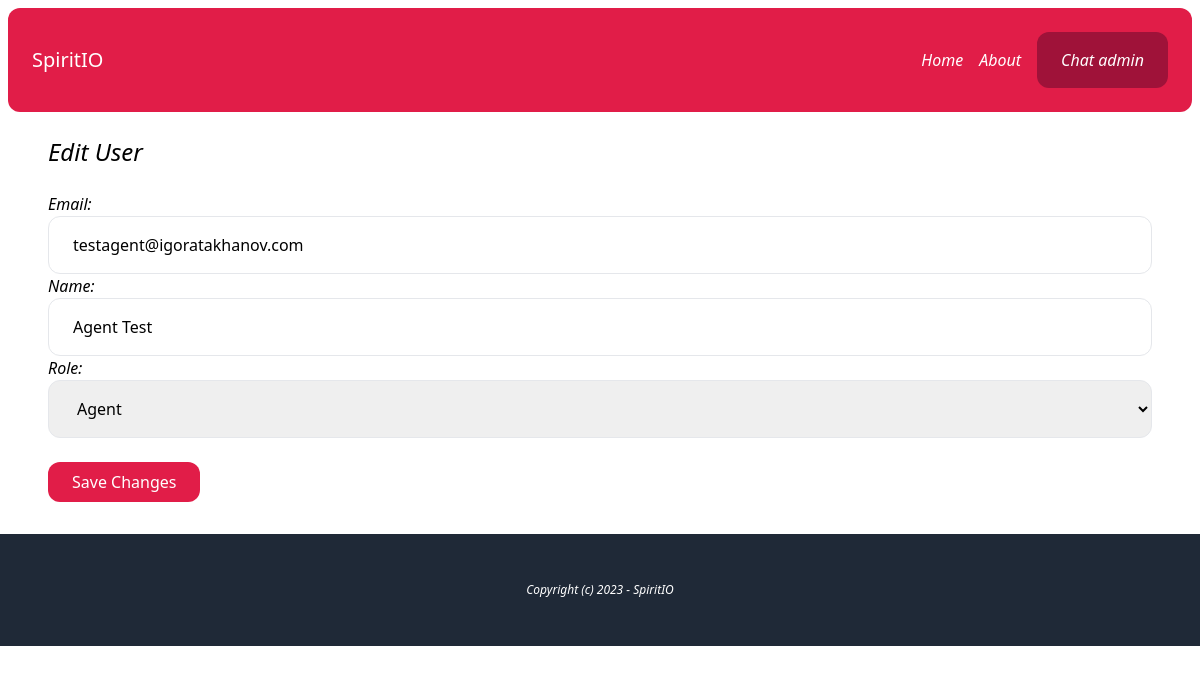
The page /chat-admin/users/3aa69f37-4029-4b41-a8d6-6b0697b27816/edit/ (signed in) on the database its author committed.
### account/models.py (models this page shows)
class User(AbstractBaseUser, PermissionsMixin):
    AGENT = 'agent'
    MANAGER = 'manager'
    ROLES_CHOICES = (
        (AGENT, 'Agent'),
        (MANAGER, 'Manager'),
    )
    id = models.UUIDField(primary_key=True, default=uuid.uuid4, editable=False)
    email = models.EmailField(unique=True)
    name = models.CharField(max_length=255, blank=True, default='')
    role = models.CharField(max_length=20, choices=ROLES_CHOICES, default=AGENT)
    is_active = models.BooleanField(default=True)
    is_superuser = models.BooleanField(default=False)
    is_staff = models.BooleanField(default=False)
    date_joined = models.DateTimeField(default=timezone.now)
    last_login = models.DateTimeField(blank=True, null=True)
    objects = CustomUserManager()
    USERNAME_FIELD = 'email'
    EMAIL_FIELD = 'email'
    REQUIRED_FIELDS = ['name']

### chat/views.py (the view)
@login_required
def edit_user(request, uuid):
    if request.user.has_perm('user.edit_user'):
        user = User.objects.get(pk=uuid)
        if request.method == 'POST':
            form = EditUserForm(request.POST, instance=user)
            if form.is_valid():
                form.save()
                messages.success(request, 'The user was edited')
                return redirect('/chat-admin/')
        else:
            form = EditUserForm(instance=user)
        return render(request, 'chat/edit_user.html', {
            'user': user,
            'form': form,
        })
    else:
        messages.error(request, 'You don\'t have access to add users')
        return redirect('/chat-admin/')

### account/forms.py
class EditUserForm(forms.ModelForm):
    class Meta:
        model = User
        fields = ('email', 'name', 'role',)
        widgets = {
            'email': forms.TextInput(attrs={
                'class': 'w-full py-4 px-6 rounded-xl border'
            }),
            'name': forms.TextInput(attrs={
                'class': 'w-full py-4 px-6 rounded-xl border'
            }),
            'role': forms.Select(attrs={
                'class': 'w-full py-4 px-6 rounded-xl border'
            })
        }

### chat/templates/chat/edit_user.html (shortened to what this page needs)
{% extends 'core/base.html' %}
{% block content %}
    <h1 class="mb-6 text-2xl">Edit User</h1>
    <form method="post" action=".">
        {{ form.as_p }}
        <button class="mt-6 inline-block py-2 px-6 bg-rose-600 text-white rounded-xl">Save Changes</button>
    </form>
{% endblock %}

### rows shown on the page
User: email "testagent@igoratakhanov.com", name "Agent Test", role "Agent"
